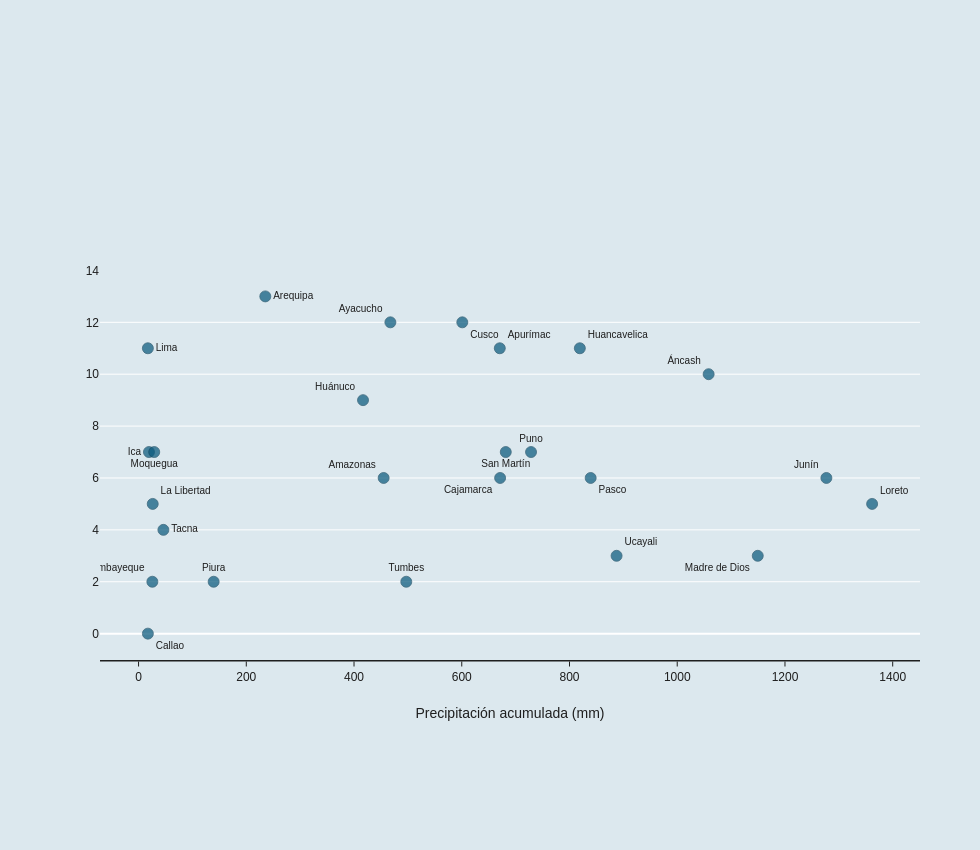

Here is the notebook cell this chart was saved with:
### Code cell
# Configura el eje de precipitación acumulada.
fig_scatter.update_xaxes(

    # Nombra claramente la variable.
    title="Precipitación acumulada (mm)",

    # No muestra cuadrículas verticales.
    showgrid=False,

    # Mantiene visible la línea inferior del eje.
    showline=True,

    # Define su color.
    linecolor="#1F1F1F",

    # Define su grosor.
    linewidth=1.5,

    # Coloca las marcas hacia afuera.
    ticks="outside",

    # Define el color de las marcas.
    tickcolor="#1F1F1F",

    # Elimina una línea especial en cero.
    zeroline=False,

    # Separa el título del eje de los números.
    title_standoff=25
)

### Figure 1 — Plotly figure (JSON) as saved in the notebook; plotly's stock layout.template omitted (floating-point values rounded to 4 significant figures)
{"data": [{"customdata": [["Chachapoyas", 4, 2], ["Huaraz", 5, 5], ["Abancay", 7, 4], ["Arequipa", 7, 6], ["Ayacucho", 7, 5], ["Cajamarca", 3, 3], ["Callao", 0, 0], ["Cusco", 7, 5], ["Huancavelica", 7, 4], ["Huánuco", 6, 3], ["Ica", 4, 3], ["Huancayo", 5, 1], ["Trujillo", 2, 3], ["Chiclayo", 0, 2], ["Lima", 6, 5], ["Iquitos", 3, 2], ["Puerto Maldonado", 3, 0], ["Moquegua", 5, 2], ["Cerro de Pasco", 3, 3], ["Piura", 0, 2], ["Puno", 5, 2], ["Moyobamba", 3, 4], ["Tacna", 4, 0], ["Tumbes", 0, 2], ["Pucallpa", 3, 0]], "hovertemplate": "<b>%{text}</b><br>Capital: %{customdata[0]}<br>Precipitación acumulada: %{x:.1f} mm<br>Declaratorias: %{customdata[1]}<br>Prórrogas: %{customdata[2]}<br>Total de normas: %{y}<extra></extra>", "marker": {"color": "#0B5A7D", "line": {"color": "#083D56", "width": 0.8}, "opacity": 0.72, "size": 11}, "mode": "markers+text", "name": "", "text": ["Amazonas", "Áncash", "Apurímac", "Arequipa", "Ayacucho", "Cajamarca", "Callao", "Cusco", "Huancavelica", "Huánuco", "Ica", "Junín", "La Libertad", "Lambayeque", "Lima", "Loreto", "Madre de Dios", "Moquegua", "Pasco", "Piura", "Puno", "San Martín", "Tacna", "Tumbes", "Ucayali"], "textfont": {"color": "#1F1F1F", "size": 10}, "textposition": ["top left", "top left", "top right", "middle right", "top left", "bottom left", "bottom right", "bottom right", "top right", "top left", "middle left", "top left", "top right", "top left", "middle right", "top right", "bottom left", "bottom center", "bottom right", "top center", "top center", "bottom center", "middle right", "top center", "top right"], "type": "scatter", "x": [455.0, 1058.0, 670.6, 235.3, 467.5, 671.2, 17.3, 601.0, 819.2, 416.7, 19.3, 1277.0, 26.3, 25.6, 17.3, 1362.0, 1150.0, 29.1, 839.3, 139.4, 728.6, 681.7, 46.1, 497.0, 887.4], "y": [6, 10, 11, 13, 12, 6, 0, 12, 11, 9, 7, 6, 5, 2, 11, 5, 3, 7, 6, 2, 7, 7, 4, 2, 3]}], "layout": {"font": {"color": "#1F1F1F", "family": "Arial", "size": 12}, "height": 850, "margin": {"b": 190, "l": 100, "r": 60, "t": 270}, "paper_bgcolor": "#DCE8EE", "plot_bgcolor": "#DCE8EE", "showlegend": false, "title": {"text": ""}, "width": 980, "xaxis": {"linecolor": "#1F1F1F", "linewidth": 1.5, "showgrid": false, "showline": true, "tickcolor": "#1F1F1F", "ticks": "outside", "title": {"standoff": 25, "text": "Precipitación acumulada (mm)"}, "zeroline": false}}}
